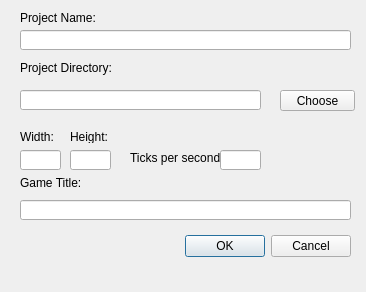
<?xml version="1.0" encoding="UTF-8"?>
<ui version="4.0">
 <class>Dialog</class>
 <widget class="QDialog" name="Dialog">
  <property name="geometry">
   <rect>
    <x>0</x>
    <y>0</y>
    <width>366</width>
    <height>292</height>
   </rect>
  </property>
  <property name="windowTitle">
   <string>New Project</string>
  </property>
  <widget class="QDialogButtonBox" name="buttonBox">
   <property name="geometry">
    <rect>
     <x>10</x>
     <y>230</y>
     <width>341</width>
     <height>32</height>
    </rect>
   </property>
   <property name="orientation">
    <enum>Qt::Horizontal</enum>
   </property>
   <property name="standardButtons">
    <set>QDialogButtonBox::Cancel|QDialogButtonBox::Ok</set>
   </property>
  </widget>
  <widget class="QLineEdit" name="project_name">
   <property name="geometry">
    <rect>
     <x>20</x>
     <y>30</y>
     <width>331</width>
     <height>20</height>
    </rect>
   </property>
  </widget>
  <widget class="QLabel" name="label">
   <property name="geometry">
    <rect>
     <x>20</x>
     <y>10</y>
     <width>111</width>
     <height>16</height>
    </rect>
   </property>
   <property name="text">
    <string>Project Name:</string>
   </property>
  </widget>
  <widget class="QLineEdit" name="project_directory">
   <property name="geometry">
    <rect>
     <x>20</x>
     <y>90</y>
     <width>241</width>
     <height>20</height>
    </rect>
   </property>
  </widget>
  <widget class="QLabel" name="label_2">
   <property name="geometry">
    <rect>
     <x>20</x>
     <y>60</y>
     <width>101</width>
     <height>16</height>
    </rect>
   </property>
   <property name="text">
    <string>Project Directory:</string>
   </property>
  </widget>
  <widget class="QPushButton" name="choose_directory">
   <property name="geometry">
    <rect>
     <x>280</x>
     <y>90</y>
     <width>75</width>
     <height>21</height>
    </rect>
   </property>
   <property name="text">
    <string>Choose</string>
   </property>
  </widget>
  <widget class="QLineEdit" name="window_x">
   <property name="geometry">
    <rect>
     <x>20</x>
     <y>150</y>
     <width>41</width>
     <height>20</height>
    </rect>
   </property>
  </widget>
  <widget class="QLineEdit" name="window_y">
   <property name="geometry">
    <rect>
     <x>70</x>
     <y>150</y>
     <width>41</width>
     <height>20</height>
    </rect>
   </property>
  </widget>
  <widget class="QLabel" name="label_3">
   <property name="geometry">
    <rect>
     <x>20</x>
     <y>130</y>
     <width>47</width>
     <height>13</height>
    </rect>
   </property>
   <property name="text">
    <string>Width:</string>
   </property>
  </widget>
  <widget class="QLabel" name="label_4">
   <property name="geometry">
    <rect>
     <x>70</x>
     <y>130</y>
     <width>47</width>
     <height>13</height>
    </rect>
   </property>
   <property name="text">
    <string>Height:</string>
   </property>
  </widget>
  <widget class="QLineEdit" name="ticks_per_second">
   <property name="geometry">
    <rect>
     <x>220</x>
     <y>150</y>
     <width>41</width>
     <height>20</height>
    </rect>
   </property>
  </widget>
  <widget class="QLabel" name="label_5">
   <property name="geometry">
    <rect>
     <x>130</x>
     <y>150</y>
     <width>91</width>
     <height>16</height>
    </rect>
   </property>
   <property name="text">
    <string>Ticks per second</string>
   </property>
  </widget>
  <widget class="QLineEdit" name="game_title">
   <property name="geometry">
    <rect>
     <x>20</x>
     <y>200</y>
     <width>331</width>
     <height>20</height>
    </rect>
   </property>
  </widget>
  <widget class="QLabel" name="label_6">
   <property name="geometry">
    <rect>
     <x>20</x>
     <y>173</y>
     <width>81</width>
     <height>20</height>
    </rect>
   </property>
   <property name="text">
    <string>Game Title:</string>
   </property>
  </widget>
 </widget>
 <resources/>
 <connections>
  <connection>
   <sender>buttonBox</sender>
   <signal>accepted()</signal>
   <receiver>Dialog</receiver>
   <slot>accept()</slot>
   <hints>
    <hint type="sourcelabel">
     <x>248</x>
     <y>254</y>
    </hint>
    <hint type="destinationlabel">
     <x>157</x>
     <y>274</y>
    </hint>
   </hints>
  </connection>
  <connection>
   <sender>buttonBox</sender>
   <signal>rejected()</signal>
   <receiver>Dialog</receiver>
   <slot>reject()</slot>
   <hints>
    <hint type="sourcelabel">
     <x>316</x>
     <y>260</y>
    </hint>
    <hint type="destinationlabel">
     <x>286</x>
     <y>274</y>
    </hint>
   </hints>
  </connection>
 </connections>
</ui>
